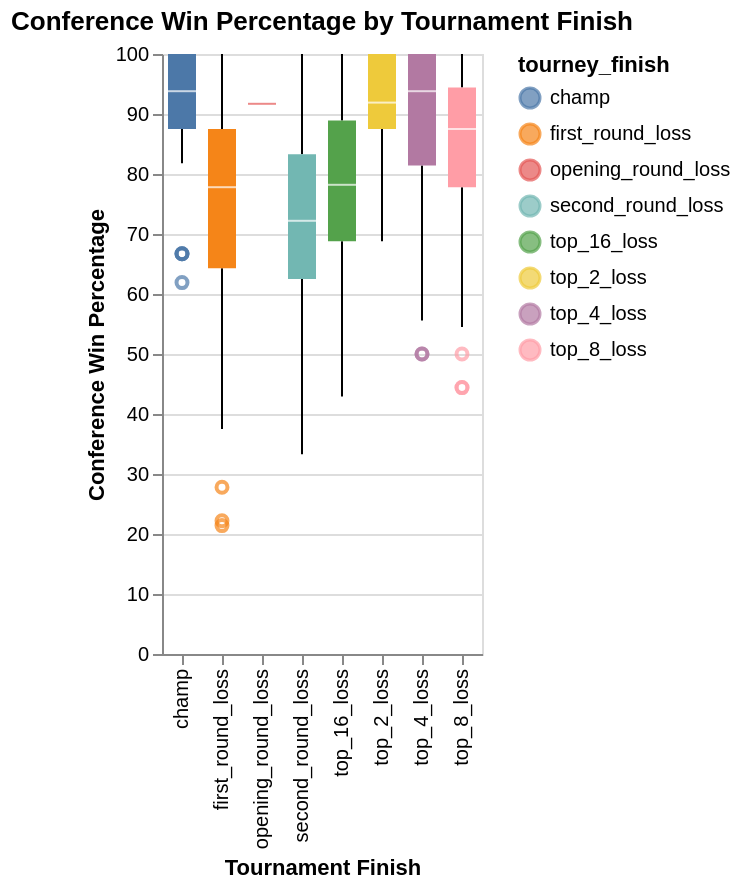

Notebook cell for this chart:
### Markdown cell above
Visualization 2: This visualization is relevant to the analysis because it shows how conference performance correlates with tournament outcomes. It can help determine if success in a certain conference can be a predictor of team progression in the overall tournament.

### Code cell
viz2 = alt.Chart(tidy_womensbb_df).mark_boxplot().encode(
    x = alt.X("tourney_finish:N", title = "Tournament Finish"),
    y = alt.Y("conf_wins_pct:Q", title = "Conference Win Percentage"),
    color = "tourney_finish:N"
).properties(title = "Conference Win Percentage by Tournament Finish")

viz2

### Figure 1 — Vega-Lite specification as saved in the notebook (floating-point values rounded to 4 significant figures; data arrays with more than 128 entries replaced by an {"elided": "..."} marker saying what was removed)
{"config": {"view": {"continuousWidth": 300, "continuousHeight": 300}}, "data": {"name": "data-6df5d0def1365fc05b3fb8d46c4098f2"}, "mark": {"type": "boxplot"}, "encoding": {"color": {"field": "tourney_finish", "type": "nominal"}, "x": {"field": "tourney_finish", "title": "Tournament Finish", "type": "nominal"}, "y": {"field": "conf_wins_pct", "title": "Conference Win Percentage", "type": "quantitative"}}, "title": "Conference Win Percentage by Tournament Finish", "$schema": "https://vega.github.io/schema/vega-lite/v5.20.1.json", "datasets": {"data-6df5d0def1365fc05b3fb8d46c4098f2": {"elided": "2031 records"}}}
